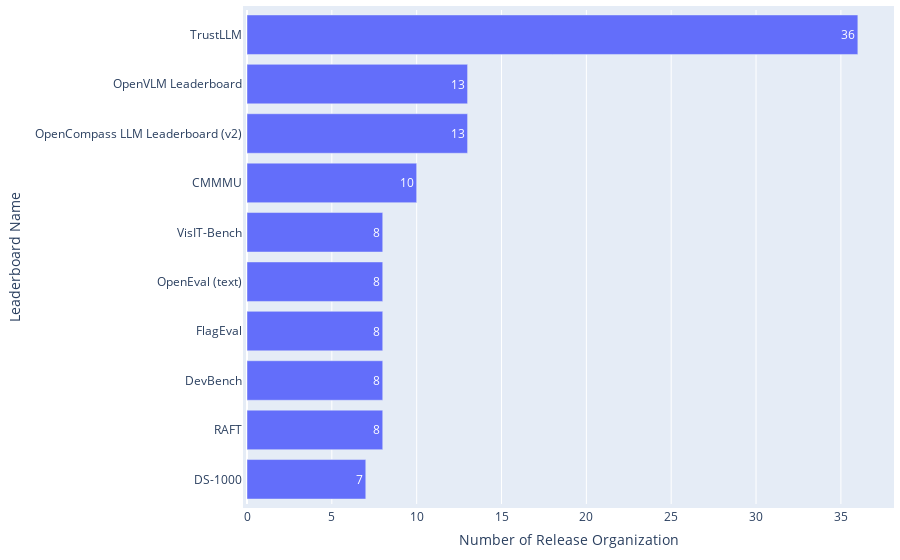

Notebook cell for this chart:
### Code cell
df = pd.read_csv(path_paper / 'leaderboard_processed.csv')
df = df[df['Platforms'] != "['Papers With Code']"]

statistics = {
    'Distribution': 'Release Organizations across Leaderboard Systems',
    'Mean': np.mean(df['#Release organization']),
    'Median': np.median(df['#Release organization']),
    'IQR': df['#Release organization'].quantile(0.75) - df['#Release organization'].quantile(0.25),
}
df_statistics = pd.read_csv(path_paper / 'leaderboard_statistics.csv')
df_statistics = pd.concat([df_statistics, pd.DataFrame([statistics])], ignore_index=True)
df_statistics.drop_duplicates(subset=['Distribution'], keep='last', inplace=True)
df_statistics.sort_values(by='Distribution', inplace=True)
df_statistics.to_csv(path_paper / 'leaderboard_statistics.csv', index=False)

df_top = df.drop_duplicates(subset=['Leaderboard name']).sort_values(by='#Release organization', ascending=False).head(10)
print(f"{df_top['Leaderboard name'].iloc[0]} holds the highest number of release organizations up to {int(df_top['#Release organization'].iloc[0])}.")

fig = go.Figure(go.Bar(
        x=df_top['#Release organization'],  # Values for the bar lengths
        y=df_top['Leaderboard name'],  # Categories for each bar
        orientation='h',  # Sets the bars to be horizontal
        text=df_top['#Release organization'],  # Adds the values as text on each bar
        textposition='auto'  # Automatically positions the text on the bars
))
fig.update_layout(
        xaxis_title='Number of Release Organization',
        yaxis_title='Leaderboard Name',
        yaxis_autorange='reversed'  # This line makes the bars go top-down
)
# Update the layout for a tighter look
fig.update_layout(
    autosize=True,
    margin=dict(
        l=10,  # Left margin
        r=10,  # Right margin
        b=10,  # Bottom margin
        t=10,  # Top margin
        pad=4  # Padding between the plot and the margin
    )
)
fig.show()

### Figure 1 — Plotly figure (JSON) as saved in the notebook; plotly's stock layout.template omitted (floating-point values rounded to 4 significant figures)
{"data": [{"orientation": "h", "text": [36, 13, 13, 10, 8, 8, 8, 8, 8, 7], "textposition": "auto", "type": "bar", "x": [36, 13, 13, 10, 8, 8, 8, 8, 8, 7], "y": ["TrustLLM", "OpenVLM Leaderboard", "OpenCompass LLM Leaderboard (v2)", "CMMMU", "VisIT-Bench", "OpenEval (text)", "FlagEval", "DevBench", "RAFT", "DS-1000"]}], "layout": {"autosize": true, "margin": {"b": 10, "l": 10, "pad": 4, "r": 10, "t": 10}, "xaxis": {"title": {"text": "Number of Release Organization"}}, "yaxis": {"autorange": "reversed", "title": {"text": "Leaderboard Name"}}}}
